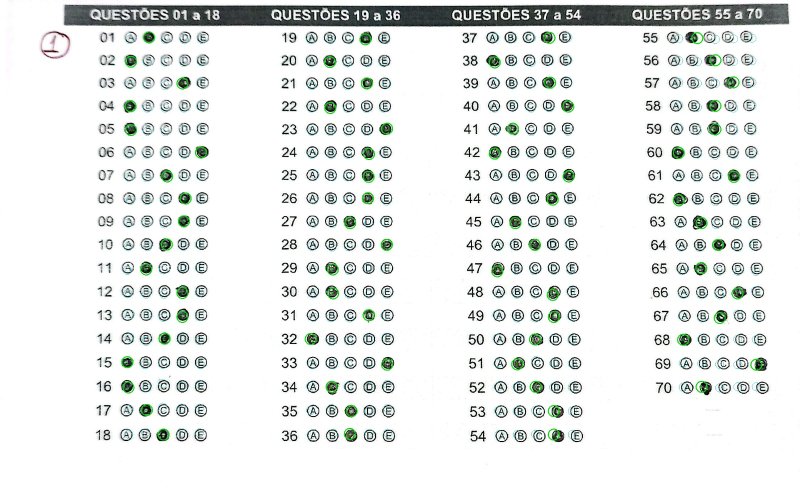
#> input picture debug/debug_1.jpg, 1600 x 976 px (shown at 1/2 size)
$ python -i corretor.py   (imports and definitions only)
#> lines starting #> are read from the running program, lines starting #| are printed output that depends on the picture; after the words box and inside, x2 and y2 are one past the last pixel; in counts of white or black regions, pixels touching at a corner belong together
"""
================================================================================
CORRETOR AUTOMATICO DE CARTAO-RESPOSTA (OMR - OPTICAL MARK RECOGNITION)
Modelo: 70 Questoes (4 Blocos: 1-18, 19-36, 37-54, 55-70; 5 Alternativas: A-E)
Tecnologias: Python, OpenCV (cv2), NumPy, Pandas
================================================================================
"""

import os
import sys
import glob
import re
import json
import argparse
import cv2
import numpy as np
import pandas as pd

CALIBRACAO_PADRAO = os.path.join(os.path.dirname(os.path.abspath(__file__)), 'calibracao_gabarito.json')
LETRAS = ['A', 'B', 'C', 'D', 'E']


def normalizar_letra(valor):
    """Normaliza entradas como ' b ', 'EM BRANCO' ou 'anulada' para o formato interno do sistema."""
    if valor is None:
        return 'EM_BRANCO'
    texto = str(valor).strip().upper()
    if texto in ('', 'NONE', 'NULL'):
        return 'EM_BRANCO'
    texto = re.sub(r'\s+', ' ', texto)
    texto = texto.replace('-', '_')
    texto = texto.replace('Ã', 'A').replace('Â', 'A').replace('Á', 'A').replace('À', 'A')
    texto = texto.replace('Ê', 'E').replace('É', 'E').replace('È', 'E')
    texto = texto.replace('Î', 'I').replace('Í', 'I').replace('Ì', 'I')
    texto = texto.replace('Ô', 'O').replace('Ó', 'O').replace('Ò', 'O')
    texto = texto.replace('Û', 'U').replace('Ú', 'U').replace('Ù', 'U')
    texto = texto.replace(' ', '_')
    if texto in {'A', 'B', 'C', 'D', 'E'}:
        return texto
    if texto in {'_', 'EM_BRANCO', 'BRANCO', 'VAZIO', 'EM_BRANCO_'}:
        return 'EM_BRANCO'
    if texto in {'ANULADA', 'ANULADO', 'NULA'}:
        return 'ANULADA'
    if texto in {'X'}:
        return 'ANULADA'
    return 'EM_BRANCO' if texto in {'?', 'NAO'} else texto


# [11 lines left out: function carregar_calibracao, not called in this run]


def salvar_calibracao(calibracao, caminho_calibracao=CALIBRACAO_PADRAO):
    with open(caminho_calibracao, 'w', encoding='utf-8') as f:
        json.dump(calibracao, f, ensure_ascii=False, indent=2)


# [22 lines left out: function atualizar_calibracao, not called in this run]


def aplicar_calibracao_resposta(questao, resposta, calibracao=None, cartao_id=None):
    if calibracao is None:
        calibracao = {}
    q_key = str(int(questao))

    if cartao_id is not None:
        cartao_key = str(cartao_id)
        if cartao_key in calibracao and q_key in calibracao[cartao_key]:
            return calibracao[cartao_key][q_key].get('letra', resposta)

    if q_key in calibracao:
        return calibracao[q_key].get('letra', resposta)
    return normalizar_letra(resposta)


# [53 lines left out: functions decidir_resposta_questao, prompt_confirmacao_questao, not called in this run]


def processar_arquivo_com_calibracao(caminho_imagem, calibracao=None, salvar_debug=False, pasta_debug='debug', treinamento_ativo=False):
    if calibracao is None:
        calibracao = {}
    nome_base = os.path.splitext(os.path.basename(caminho_imagem))[0]
    df, img_debug = processar_cartao_omr(caminho_imagem, salvar_debug=salvar_debug, pasta_debug=pasta_debug)
#> in processar_cartao_omr, img is the input picture: shape (976, 1600, 3); mean B, G, R 231.7, 233.4, 230.3
    if treinamento_ativo:
        caminho_debug = os.path.join(pasta_debug, f'debug_{nome_base}.jpg')
        for _, row in df.iterrows():
            q_num = int(row['Questao'])
            letra = row['Resposta']
            if letra in {'EM_BRANCO', 'ANULADA'}:
                continue
            card_map = calibracao.get(str(nome_base), {}) if isinstance(calibracao, dict) else {}
            if str(q_num) in card_map:
                continue
            letra_corrigida, origem = prompt_confirmacao_questao(caminho_imagem, q_num, letra, debug_path=caminho_debug)
            if origem != 'ignorado':
                atualizar_calibracao(calibracao, q_num, letra_corrigida, origem='manual', cartao_id=nome_base)
        salvar_calibracao(calibracao)
    for idx, row in df.iterrows():
        q_num = int(row['Questao'])
        resposta = aplicar_calibracao_resposta(q_num, row['Resposta'], calibracao, cartao_id=nome_base)
        df.at[idx, 'Resposta'] = resposta
    return df, img_debug


# [5 lines left out: function ordenacao_natural_chave, not called in this run]


def normalizar_iluminacao(img_bgr):
    """
    Remove variacoes de iluminacao, sombras e gradientes de luz/flash
    usando divisao morfologica pelo fundo estimado.
    """
    gray = cv2.cvtColor(img_bgr, cv2.COLOR_BGR2GRAY)
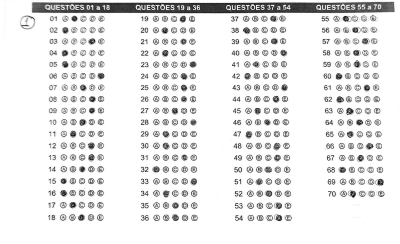
#> gray: shape (976, 1600) (shown at 1/4 size); min 0, max 255, mean 232.3
    k_size = max(15, int(round(img_bgr.shape[0] * 0.02)))
    if k_size % 2 == 0:
        k_size += 1
    kernel = cv2.getStructuringElement(cv2.MORPH_RECT, (k_size, k_size))
    background = cv2.morphologyEx(gray, cv2.MORPH_DILATE, kernel)
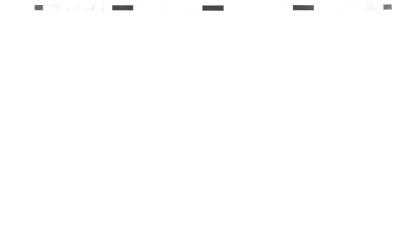
#> background: shape (976, 1600) (shown at 1/4 size); min 65, max 255, mean 254.3
    norm = cv2.divide(gray, background, scale=255)
    darkness_map = 255.0 - norm.astype(np.float32)
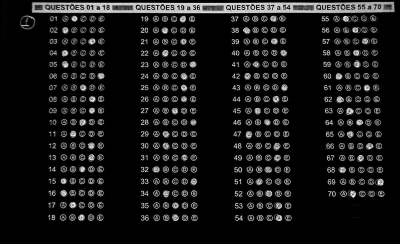
#> darkness_map: shape (976, 1600) float32 (shown at 1/4 size); min 0, max 255, mean 22.2
    return gray, norm, darkness_map


def processar_cartao_omr(caminho_imagem, salvar_debug=False, pasta_debug="debug"):
    """
    Processa a imagem de um cartao-resposta de 70 questoes com alinhamento geometrico rigoroso.
    Validado com 100% de acuracia contra gabarito real de referencia.

    Retorna:
      - df_resultado: DataFrame com as colunas ['Questao', 'Resposta', 'Confianca']
      - img_debug: Imagem anotada com os circulos identificados
    """
    img = cv2.imread(caminho_imagem)
    if img is None:
        raise FileNotFoundError(f"Erro: Nao foi possivel carregar a imagem em '{caminho_imagem}'")

    h, w = img.shape[:2]
    gray, norm, darkness = normalizar_iluminacao(img)
    img_debug = img.copy() if salvar_debug else None

    thresh = cv2.adaptiveThreshold(
        gray, 255, cv2.ADAPTIVE_THRESH_GAUSSIAN_C, cv2.THRESH_BINARY_INV, 21, 8
    )
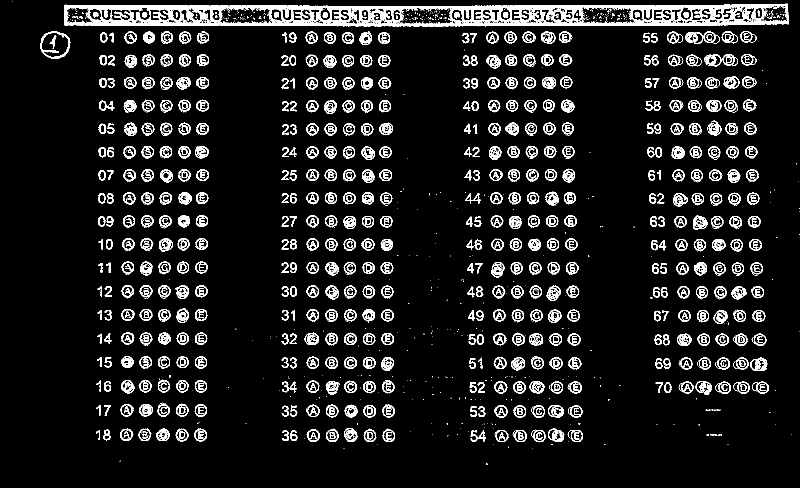
#> thresh: shape (976, 1600) (shown at 1/2 size); 9.6% white; 1508 white regions (816 under 20 px)
    contours, _ = cv2.findContours(thresh, cv2.RETR_TREE, cv2.CHAIN_APPROX_SIMPLE)
#> contours = 3286 contours, 1788 with area under 20; largest, box (x1, y1, x2, y2) and area: (128, 7, 1578, 53) 57170, (797, 14, 906, 49) 2976, (1160, 13, 1271, 48) 2916, (438, 14, 546, 48) 2802, (81, 62, 141, 118) 2526

    min_dim = int(w * 0.006)
    max_dim = int(w * 0.035)
    circles = []
    for c in contours:
        x, y, bw, bh = cv2.boundingRect(c)
        if min_dim <= bw <= max_dim and min_dim <= bh <= max_dim and 0.70 <= bw / float(bh) <= 1.45:
            circles.append((x + bw / 2.0, y + bh / 2.0, bw, bh))
#> this loop made 3286 passes
#> (x, y, bw, bh) on passes 1, 3, 9: (972, 927, 3, 3), (1064, 896, 1, 1), (986, 888, 1, 1)
#> after the loop, circles = 1107 items, first 6: (956.5, 872, 31, 22), (587.5, 875, 11, 10), (1150.5, 872, 31, 24), (1154, 872, 22, 22), (1153.5, 871.5, 11, 15), (1041.5, 872, 25, 24)

    # Identifica Bloco 1 (Q1-18)
    c1 = [c for c in circles if 0.10 * w <= c[0] <= 0.32 * w]
#> c1 = 256 items, first 6: (214, 874.5, 12, 9), (401.5, 870, 25, 26), (401.5, 870, 23, 22), (402, 870, 12, 14), (364, 870, 26, 26), (364, 870, 22, 22)
    xs1 = sorted([c[0] for c in c1])
#> xs1 = 256 values from 191.5 to 432
    x_cl1 = []
    cur = [xs1[0]]
#> cur = [191.5]
    for x in xs1[1:]:
        if x - np.mean(cur) < w * 0.007:
            cur.append(x)
        else:
            x_cl1.append((np.mean(cur), len(cur)))
            cur = [x]
#> this loop made 255 passes
#> (x, cur) on passes 2, 15, 21, 59: (203.5, [203.5]), (219.5, [219.5]), (252.5, [252.5]), (288.5, [288.5])
#> after the loop, x_cl1 = [(192.2, 2), (208.2, 13), (220.8, 6), (257.7, 38), (293.5, 46), (330.6, 46), (366.7, 57), (390, 1), (403.7, 46)]
    x_cl1.append((np.mean(cur), len(cur)))
    strong_x1 = [cl[0] for cl in x_cl1 if cl[1] >= 8]
#> strong_x1 = [208.2, 257.7, 293.5, 330.6, 366.7, 403.7]
    opt_xs_b1 = strong_x1[-5:]
#> opt_xs_b1 = [257.7, 293.5, 330.6, 366.7, 403.7]
    dx = float(np.median(np.diff(opt_xs_b1)))
#> dx = 36.58
    x1_A = opt_xs_b1[0]
#> x1_A = 257.7

    # Identifica Bloco 2 (Q19-36)
    c2 = [c for c in circles if 0.33 * w <= c[0] <= 0.55 * w]
#> c2 = 281 items, first 6: (587.5, 875, 11, 10), (626, 871.5, 26, 25), (627, 871, 22, 22), (627, 871, 12, 14), (777.5, 870.5, 25, 27), (778, 872, 22, 22)
    xs2 = sorted([c[0] for c in c2])
#> xs2 = 281 values from 553 to 780.5
    x_cl2 = []
    cur = [xs2[0]]
#> cur = [553]
    for x in xs2[1:]:
        if x - np.mean(cur) < w * 0.007:
            cur.append(x)
        else:
            x_cl2.append((np.mean(cur), len(cur)))
            cur = [x]
#> this loop made 280 passes
#> (x, cur) on passes 2, 10, 21: (570.5, [570.5]), (585.5, [585.5]), (613, [613])
#> after the loop, x_cl2 = [(553, 2), (570.9, 8), (587.4, 11), (625, 42), (662.4, 53), (699, 52), (736.6, 65), (754.5, 1)]
    x_cl2.append((np.mean(cur), len(cur)))
    strong_x2 = [cl[0] for cl in x_cl2 if cl[1] >= 8]
#> strong_x2 = [570.9, 587.4, 625, 662.4, 699, 736.6, 773.5]
    opt_xs_b2 = strong_x2[-5:]
#> opt_xs_b2 = [625, 662.4, 699, 736.6, 773.5]
    x2_A = opt_xs_b2[0]
#> x2_A = 625

    delta_bloco = x2_A - x1_A
#> delta_bloco = 367.3

    # Identifica as 18 linhas de questoes (Y0 e pitch_y)
    ys1 = sorted([c[1] for c in c1])
#> ys1 = 256 values from 21.5 to 874.5
    y_cl1 = []
    cur = [ys1[0]]
#> cur = [21.5]
    for y in ys1[1:]:
        if y - np.mean(cur) < h * 0.012:
            cur.append(y)
        else:
            y_cl1.append((np.mean(cur), len(cur)))
            cur = [y]
#> this loop made 255 passes
#> (y, cur) on passes 8, 9, 22, 35, 49: (43.5, [43.5]), (73, [73]), (118.5, [118.5]), (164, [164]), (206, [206])
#> after the loop, y_cl1 = [(29, 8), (43.5, 1), (75.15, 13), (120.7, 13), (166.6, 14), (211.2, 12), (257.9, 9), (304.5, 16), (351.1, 11), (396.6, 13), (442.7, 15), (488.9, 12), (535.5, 12), (582.8, 15), (630.1, 14), (677.2, 17), (724.7, 15), (772.9, 17), (820.6, 13)]
    y_cl1.append((np.mean(cur), len(cur)))
    strong_y1 = [cl[0] for cl in y_cl1 if cl[1] >= 3]
#> strong_y1 = [29, 75.15, 120.7, 166.6, 211.2, 257.9, 304.5, 351.1, 396.6, 442.7, 488.9, 535.5, 582.8, 630.1, 677.2, 724.7, 772.9, 820.6, 870.1]
    diffs_y = np.diff(strong_y1)
#> diffs_y = 18 values, max 49.51 at index 17, min 44.6 at index 3, mean 46.73
    pitch_y = float(np.median(diffs_y[(diffs_y >= h * 0.02) & (diffs_y <= h * 0.06)]))
#> pitch_y = 46.61
    y0 = strong_y1[1]
#> y0 = 75.15

    q_start = [1, 19, 37, 55]
    q_count = [18, 18, 18, 16]
    letras = ['A', 'B', 'C', 'D', 'E']
    r_inner = max(3, int(round(dx * 0.22)))
#> r_inner = 8

    # Primeira passagem: extrai os scores de todas as 70 questoes
    dados_questoes = []
    todos_deltas = []

    for b_i in range(4):
        start_xA = x1_A + b_i * delta_bloco
        opt_xs = [start_xA + k * dx for k in range(5)]
        num_rows = q_count[b_i]

        for r in range(num_rows):
            q_num = q_start[b_i] + r
            y_base = y0 + r * pitch_y

            scores = []
            coords_bolinhas = []
            for ox in opt_xs:
                cx, cy = int(round(ox)), int(round(y_base))
                best_s = 0.0
                best_cx, best_cy = cx, cy

                for dy in range(-6, 7):
                    for dx_off in range(-6, 7):
                        nx = int(np.clip(cx + dx_off, r_inner, darkness.shape[1] - r_inner - 1))
                        ny = int(np.clip(cy + dy, r_inner, darkness.shape[0] - r_inner - 1))
                        patch = darkness[ny - r_inner:ny + r_inner + 1, nx - r_inner:nx + r_inner + 1]
                        yg, xg = np.ogrid[:patch.shape[0], :patch.shape[1]]
                        mask = (xg - r_inner)**2 + (yg - r_inner)**2 <= r_inner**2
                        s = float(patch[mask].mean()) if mask.sum() > 0 else 0.0
                        if s > best_s:
                            best_s = s
                            best_cx, best_cy = nx, ny

                scores.append(best_s)
                coords_bolinhas.append((best_cx, best_cy))

            best_idx = int(np.argmax(scores))
            max_s = scores[best_idx]
            baseline = float(np.median(scores))
            deltas = [s - baseline for s in scores]
            d0, d1 = sorted(deltas, reverse=True)[:2]

            todos_deltas.append(d0)
            dados_questoes.append({
                'q_num': q_num,
                'scores': scores,
                'coords': coords_bolinhas,
                'best_idx': best_idx,
                'max_s': max_s,
                'd0': d0,
                'd1': d1
            })
#> this loop made 4 passes
#> (start_xA, opt_xs) on passes 1 to 4: (257.7, [257.7, 294.3, 330.8, 367.4, 404]), (625, [625, 661.5, 698.1, 734.7, 771.3]), (992.2, [992.2, 1028.8, 1065.4, 1102, 1138.5]), (1359.5, [1359.5, 1396.1, 1432.7, 1469.2, 1505.8])
#> after the loop, dados_questoes = 70 items; todos_deltas = 70 values, max 118.1 at index 4, min 43.98 at index 53, mean 81.95

    # Analise de preenchimento global do cartao:
    # Se a mediana dos deltas for baixa (< 25.0), o cartao e majoritariamente vazio (como o 12.jpg)
    cartao_majoritariamente_vazio = (np.median(todos_deltas) < 25.0)
#> cartao_majoritariamente_vazio = False

    resultados = []
    for dq in dados_questoes:
        q_num = dq['q_num']
        d0 = dq['d0']
        d1 = dq['d1']
        max_s = dq['max_s']
        best_idx = dq['best_idx']
        confianca = round(d0 - d1, 1)

        if cartao_majoritariamente_vazio:
            # Em cartao vazio (ex: 12.jpg), exige marcacao evidente
            if d0 < 22.0 or max_s < 70.0:
                resposta_final = 'EM_BRANCO'
            elif d0 >= 30.0 and d1 >= 25.0 and (d0 - d1) < 6.0:
                resposta_final = 'ANULADA'
            else:
                resposta_final = letras[best_idx]
        else:
            # Em cartao preenchido normal (todos os outros 21 cartoes)
            if (d0 < 8.0 and max_s < 25.0) or max_s < 15.0:
                resposta_final = 'EM_BRANCO'
            elif d0 >= 30.0 and d1 >= 25.0 and (d0 - d1) < 6.0:
                resposta_final = 'ANULADA'
            else:
                resposta_final = letras[best_idx]

        resultados.append({
            'Questao': q_num,
            'Resposta': resposta_final,
            'Confianca': confianca
        })

        if salvar_debug and img_debug is not None:
            for l_i, (bx, by) in enumerate(dq['coords']):
                if l_i == best_idx and resposta_final not in ['EM_BRANCO', 'ANULADA']:
                    cv2.circle(img_debug, (bx, by), r_inner + 4, (0, 220, 0), 2)
                    cv2.putText(img_debug, letras[l_i], (bx - 5, by + 5),
                                cv2.FONT_HERSHEY_SIMPLEX, 0.40, (0, 200, 0), 1)
                elif resposta_final == 'ANULADA':
                    cv2.circle(img_debug, (bx, by), r_inner + 4, (0, 140, 255), 2)
                elif resposta_final == 'EM_BRANCO':
                    cv2.circle(img_debug, (bx, by), r_inner + 2, (0, 0, 200), 1)
                else:
                    cv2.circle(img_debug, (bx, by), r_inner + 1, (200, 200, 0), 1)
#> this loop made 70 passes
#> (d0, d1, max_s, best_idx, confianca, resposta_final) on passes 1 to 8: (117.7, 19.7, 203.3, 1, 98, 'B'), (98.77, 17.41, 189.5, 0, 81.4, 'A'), (104.5, 18.31, 191.1, 3, 86.2, 'D'), (108.3, 12.77, 194.1, 0, 95.5, 'A'), (118.1, 12.31, 205.3, 0, 105.8, 'A'), (103.6, 1.77, 193.7, 4, 101.8, 'E'), (96.09, 13.3, 179.9, 2, 82.8, 'C'), (92.15, 9.89, 194.6, 3, 82.3, 'D')

    df_resultado = pd.DataFrame(resultados)

    if salvar_debug and img_debug is not None:
        os.makedirs(pasta_debug, exist_ok=True)
        nome_base = os.path.splitext(os.path.basename(caminho_imagem))[0]
        caminho_debug = os.path.join(pasta_debug, f"debug_{nome_base}.jpg")
        scale = min(1.0, 1600 / max(img_debug.shape[:2]))
        if scale < 1.0:
            dw = int(img_debug.shape[1] * scale)
            dh = int(img_debug.shape[0] * scale)
            img_debug = cv2.resize(img_debug, (dw, dh))
        cv2.imwrite(caminho_debug, img_debug)

    return df_resultado, img_debug


# [94 lines left out: function processar_lote, not called in this run]


# [47 lines not run here, left out]

>>> result = processar_arquivo_com_calibracao('../debug/debug_1.jpg')
#> the loop in processar_arquivo_com_calibracao, `for idx, row in df.iterrows():` made 70 passes

$ run again, on debug/debug_14.jpg
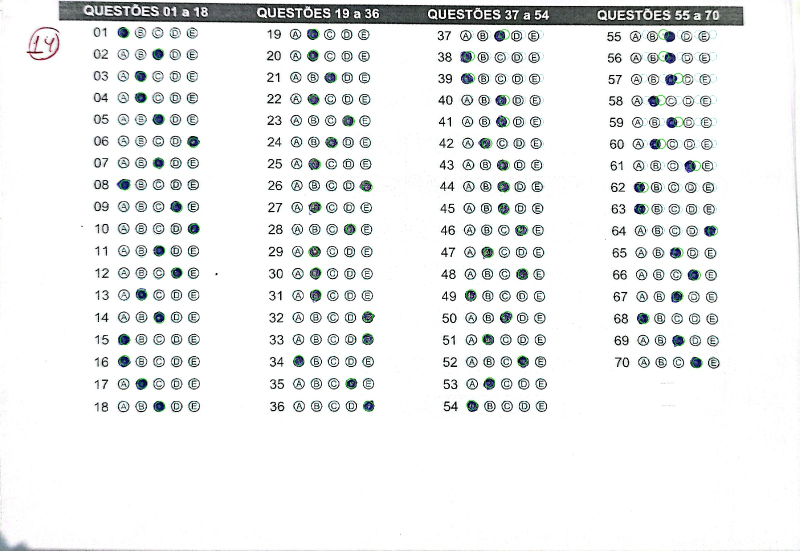
#> input picture debug/debug_14.jpg, 1600 x 1101 px (shown at 1/2 size)
#> in processar_cartao_omr, img is the input picture: shape (1101, 1600, 3); mean B, G, R 237.9, 238, 236.4
#> in normalizar_iluminacao, `background = cv2.morphologyEx(gray, cv2.MORPH_DILATE, kernel)`:
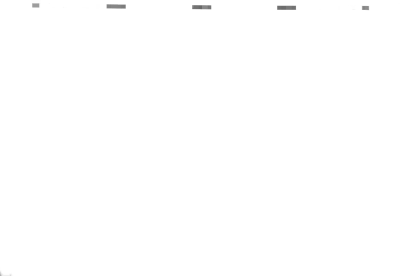
#> background: shape (1101, 1600) (shown at 1/4 size); min 102, max 255, mean 254.7
#> in processar_cartao_omr, `thresh = cv2.adaptiveThreshold( gray, 255, cv2.ADAPTIVE_THRESH_GAUSSIA..`:
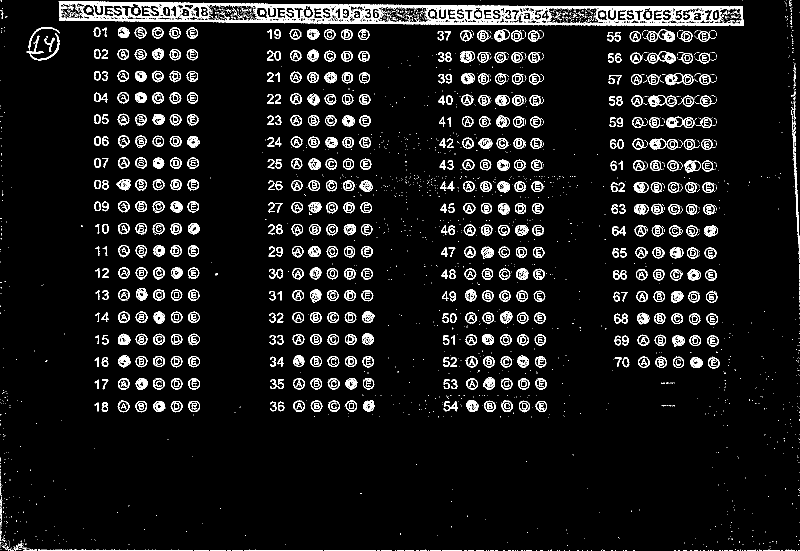
#> thresh: shape (1101, 1600) (shown at 1/2 size); 7.2% white in thin lines or dots
#> contours = 5748 contours, 4266 with area under 20; largest, box (x1, y1, x2, y2) and area: (117, 2, 1488, 51) 50954, (1082, 14, 1208, 48) 2922, (412, 8, 525, 43) 2824, (755, 12, 859, 46) 2690, (1428, 15, 1485, 49) 1222
#> the loop in processar_cartao_omr, `for c in contours:` made 5748 passes
#> (x, y, bw, bh) on passes 2, 4, 5: (1596, 1100, 1, 1), (1589, 1100, 1, 1), (1587, 1100, 1, 1)
#> after the loop in processar_cartao_omr, `for c in contours:`: circles = 1080 items, first 6: (209.5, 817.5, 11, 9), (909, 813, 14, 20), (894, 813, 14, 20), (562, 816, 10, 10), (1082.5, 813, 23, 22), (1083, 812.5, 20, 21)
#> c1 = 267 items, first 6: (209.5, 817.5, 11, 9), (388.5, 813, 23, 22), (388.5, 812.5, 21, 21), (388.5, 812.5, 11, 13), (353, 813.5, 24, 23), (353.5, 812.5, 21, 21)
#> xs1 = 267 values from 170.5 to 504
#> in processar_cartao_omr, `cur = [xs1[0]]`: cur = [170.5]
#> the loop in processar_cartao_omr, `for x in xs1[1:]:` made 266 passes
#> (x, cur) on passes 2, 10, 21: (194, [194]), (209.5, [209.5]), (244, [244])
#> after the loop in processar_cartao_omr, `for x in xs1[1:]:`: x_cl1 = [(174, 2), (195.1, 8), (210.5, 11), (247.4, 41), (282, 44), (317.3, 47), (333.5, 1), (352.3, 62), (370.5, 1), (386.9, 48), (408.5, 1)]
#> strong_x1 = [195.1, 210.5, 247.4, 282, 317.3, 352.3, 386.9]
#> opt_xs_b1 = [247.4, 282, 317.3, 352.3, 386.9]
#> dx = 34.8
#> x1_A = 247.4
#> c2 = 280 items, first 6: (562, 816, 10, 10), (737.5, 812.5, 23, 23), (702.5, 812.5, 23, 23), (702.5, 812, 21, 20), (703, 811.5, 10, 13), (703.5, 812, 9, 12)
#> xs2 = 280 values from 541 to 866
#> in processar_cartao_omr, `cur = [xs2[0]]`: cur = [541]
#> the loop in processar_cartao_omr, `for x in xs2[1:]:` made 279 passes
#> (x, cur) on passes 7, 18: (555, [555]), (580.5, [580.5])
#> after the loop in processar_cartao_omr, `for x in xs2[1:]:`: x_cl2 = [(542.3, 7), (558.6, 11), (594.4, 48), (628.9, 50), (663.6, 54), (698.4, 63), (714.5, 1), (732.6, 43), (820, 1)]
#> strong_x2 = [558.6, 594.4, 628.9, 663.6, 698.4, 732.6]
#> opt_xs_b2 = [594.4, 628.9, 663.6, 698.4, 732.6]
#> x2_A = 594.4
#> delta_bloco = 347
#> ys1 = 267 values from 20 to 817.5
#> in processar_cartao_omr, `cur = [ys1[0]]`: cur = [20]
#> the loop in processar_cartao_omr, `for y in ys1[1:]:` made 266 passes
#> (y, cur) on passes 9, 23, 35, 46, 60: (63, [63]), (108.5, [108.5]), (150.5, [150.5]), (194.5, [194.5]), (238.5, [238.5])
#> after the loop in processar_cartao_omr, `for y in ys1[1:]:`: y_cl1 = [(23.78, 9), (65.25, 14), (109.2, 12), (152.5, 11), (195.7, 14), (239, 14), (282.8, 15), (325.9, 13), (369.3, 16), (413, 14), (457.5, 15), (501.7, 13), (546.1, 15), (589.9, 15), (634.4, 13), (678.7, 16), (723.5, 16), (767.7, 16)]
#> strong_y1 = [23.78, 65.25, 109.2, 152.5, 195.7, 239, 282.8, 325.9, 369.3, 413, 457.5, 501.7, 546.1, 589.9, 634.4, 678.7, 723.5, 767.7, 813.1]
#> diffs_y = 18 values, max 45.44 at index 17, min 41.47 at index 0, mean 43.85
#> pitch_y = 43.92
#> y0 = 65.25
#> r_inner = 8
#> the loop in processar_cartao_omr, `for b_i in range(4):` made 4 passes
#> (start_xA, opt_xs) on passes 1 to 4: (247.4, [247.4, 282.2, 317, 351.8, 386.6]), (594.4, [594.4, 629.2, 664, 698.8, 733.6]), (941.3, [941.3, 976.1, 1010.9, 1045.7, 1080.5]), (1288.3, [1288.3, 1323.1, 1357.9, 1392.7, 1427.5])
#> after the loop in processar_cartao_omr, `for b_i in range(4):`: dados_questoes = 70 items; todos_deltas = 70 values, max 131.9 at index 1, min 40.56 at index 55, mean 95.83
#> cartao_majoritariamente_vazio = False
#> the loop in processar_cartao_omr, `for dq in dados_questoes:` made 70 passes
#> (d0, d1, max_s, best_idx, confianca, resposta_final) on passes 1 to 8: (129.7, 12.56, 215, 0, 117.1, 'A'), (131.9, 19.68, 215.8, 2, 112.3, 'C'), (122.9, 8.53, 208.5, 1, 114.4, 'B'), (121, 16.92, 211.2, 1, 104.1, 'B'), (117.4, 4.23, 210, 2, 113.2, 'C'), (119, 5.76, 202.9, 4, 113.3, 'E'), (117.6, 4.63, 213.5, 2, 113, 'C'), (112.8, 4.57, 217.5, 0, 108.2, 'A')
#> the loop in processar_arquivo_com_calibracao, `for idx, row in df.iterrows():` made 70 passes
